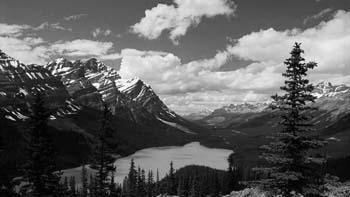
#> input picture 1.jpg, 350 x 197 px, given in place of ezhik.jpg, which was not available
$ jupyter execute coloredToGrey.ipynb
#> lines starting #> are read from the running program, lines starting #| are printed output that depends on the picture; pictures that were not available may be replaced by others from this repository, and a replacement may not be noted
[cell 1]
import random
from PIL import Image, ImageDraw #Подключим необходимые библиотеки.


image = Image.open("ezhik.jpg") #Открываем изображение.
#> image is the input picture: PIL image 350x197 RGB; min 0, max 255, mean 95.2
draw = ImageDraw.Draw(image) #Создаем инструмент для рисования.
width = image.size[0] #Определяем ширину.
#> width = 350
height = image.size[1] #Определяем высоту.
#> height = 197
pix = image.load() #Выгружаем значения пикселей.
for i in range(width):
    for j in range(height):
        a = pix[i, j][0]
        b = pix[i, j][1]
        c = pix[i, j][2]
        S = (a + b + c) // 3
        draw.point((i, j), (S, S, S))
image.save("ezhik.jpg", "JPEG")

[cell 2]
import random
from PIL import Image, ImageDraw #Подключим необходимые библиотеки.

image = Image.open("temp.jpg") #Открываем изображение.
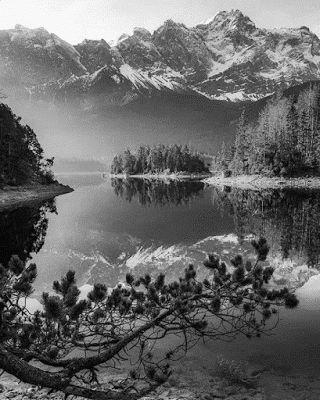
#> input picture 2.jpg, 320 x 400 px, given in place of temp.jpg, which was not available
#> image is the input picture: PIL image 320x400 RGB; min 0, max 255, mean 104.5
draw = ImageDraw.Draw(image) #Создаем инструмент для рисования.
width = image.size[0] #Определяем ширину.
#> width = 320
height = image.size[1] #Определяем высоту.
#> height = 400
pix = image.load() #Выгружаем значения пикселей.
minim=255;
for i in range(width):
    for j in range(height):
        minim=min(minim, pix[i,j][0])
for i in range(width):
    for j in range(height):

        draw.point((i, j), (pix[i,j][0]-minim, pix[i,j][1]-minim, pix[i,j][2]-minim))
image.save("temp1.jpg", "JPEG")

[cell 3]
import random
from PIL import Image, ImageDraw #Подключим необходимые библиотеки.

image = Image.open("nusha.jpg") #Открываем изображение.
draw = ImageDraw.Draw(image) #Создаем инструмент для рисования.
width = image.size[0] #Определяем ширину.
height = image.size[1] #Определяем высоту.
pix = image.load() #Выгружаем значения пикселей.
maxim=0;
for i in range(width):
    for j in range(height):
        maxim=max(maxim, pix[i,j][0])
for i in range(width):
    for j in range(height):

        draw.point((i, j), (round((pix[i,j][0]+50)*255/maxim), round((pix[i,j][1]+50)*255/maxim), round((pix[i,j][2]+50)*255/maxim)))
image.save("2.jpg", "JPEG")
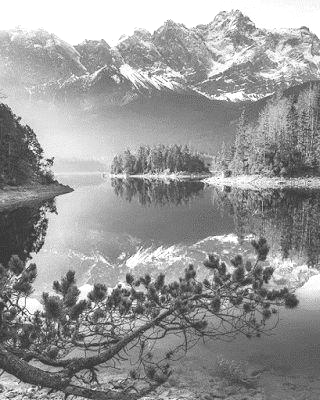
#> saved as 2.jpg: PIL image 320x400 RGB; min 50, max 255, mean 152.5

[cell 4]
import random
from PIL import Image, ImageDraw #Подключим необходимые библиотеки.

image = Image.open("nusha.jpg") #Открываем изображение.
draw = ImageDraw.Draw(image) #Создаем инструмент для рисования.
width = image.size[0] #Определяем ширину.
height = image.size[1] #Определяем высоту.
pix = image.load() #Выгружаем значения пикселей.
maxim=0;

for i in range(width):
    for j in range(height):
        if (pix[i,j][0]<50):
            draw.point((i, j),(50, 50, 50))
        elif (pix[i,j][0]>200):
            draw.point((i, j),(200, 200, 200))
        else:
            draw.point((i, j),(pix[i,j][0],pix[i,j][0],pix[i,j][0]))
image.save("medium2.jpg", "JPEG")
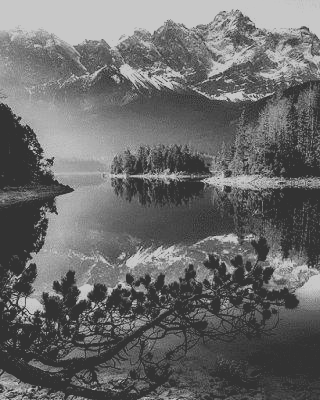
#> saved as medium2.jpg: PIL image 320x400 RGB; min 50, max 200, mean 106

[cell 5]
import random
from PIL import Image, ImageDraw #Подключим необходимые библиотеки.

image = Image.open("forest.jpg") #Открываем изображение.
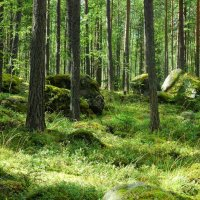
#> input picture forest.jpg, 200 x 200 px
#> image is the input picture: PIL image 200x200 RGB; mean R, G, B 97.4, 116, 56.3
draw = ImageDraw.Draw(image) #Создаем инструмент для рисования.
width = image.size[0] #Определяем ширину.
#> width = 200
height = image.size[1] #Определяем высоту.
#> height = 200
pix = image.load() #Выгружаем значения пикселей.
for i in range(width):
    for j in range(height):
        print(pix[i,j][0],' ',pix[i,j][1],' ',pix[i,j][2])
#> this loop made 200 passes
#> (printed output is left out)
